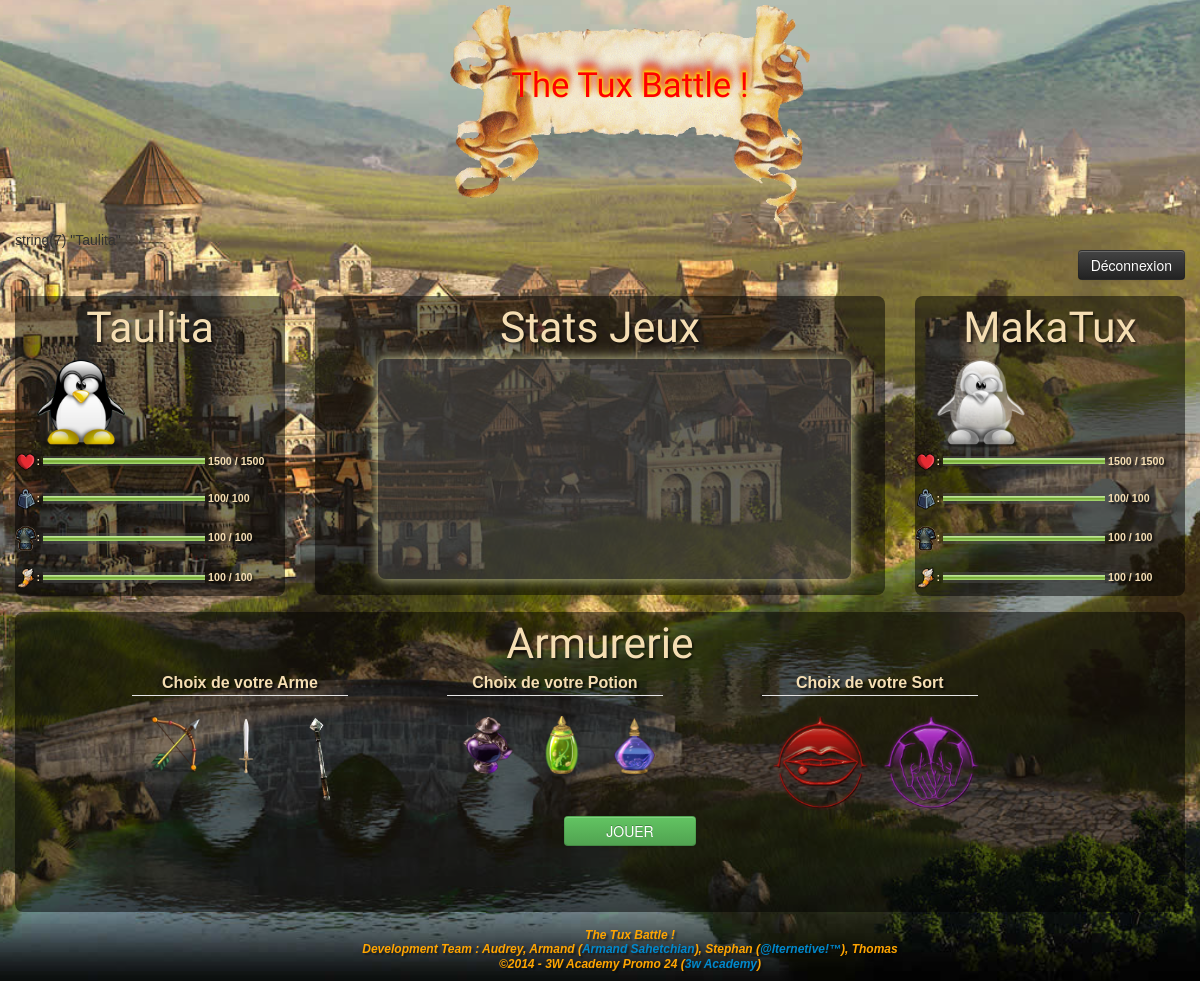
The app's page / (signed in), older data.
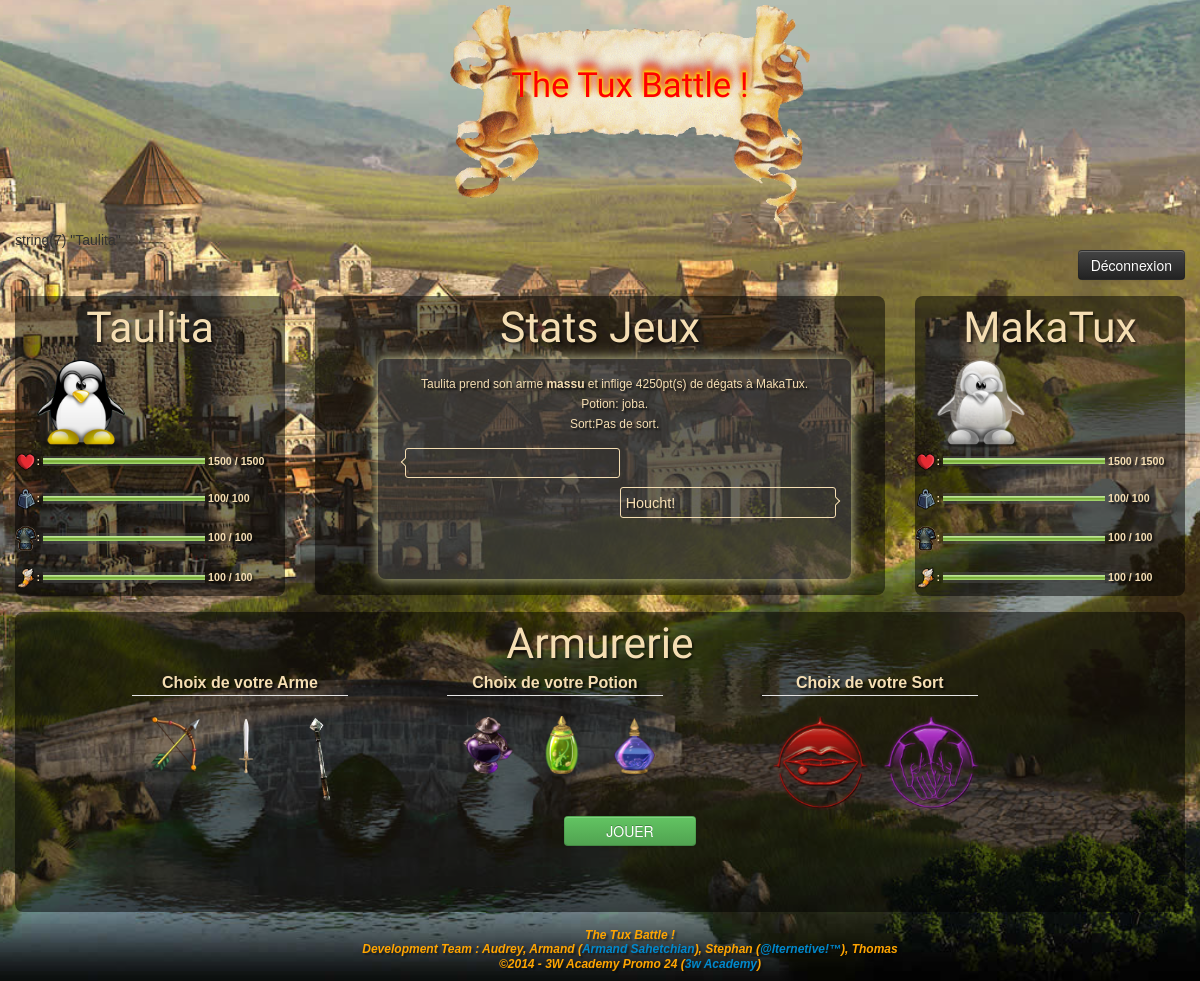
The same page, newer data.
### tables this page shows
CREATE TABLE IF NOT EXISTS `t_joueur` (
  `id` int(11) NOT NULL AUTO_INCREMENT,
  `nom` varchar(30) NOT NULL,
  `arme` varchar(32) NOT NULL,
  `email` varchar(256) NOT NULL,
  `password` varchar(50) NOT NULL,
  `avatar` int(11) NOT NULL,
  `defaite` int(11) NOT NULL,
  `victoire` int(11) NOT NULL,
  `pv` int(11) NOT NULL,
  `armure` smallint(5) NOT NULL,
  `strength` smallint(5) NOT NULL,
  `agility` smallint(5) NOT NULL,
  `bouclier` tinyint(1) NOT NULL,
  PRIMARY KEY (`id`),
  UNIQUE KEY `nom` (`nom`)
);

CREATE TABLE IF NOT EXISTS `t_weapon` (
  `id_weapon` int(11) NOT NULL DEFAULT '0',
  `type` varchar(30) NOT NULL,
  `nom` varchar(50) NOT NULL,
  `agility` smallint(5) NOT NULL,
  `puissance` smallint(5) NOT NULL,
  `pv` smallint(5) NOT NULL,
  `protection` tinyint(1) NOT NULL,
  `rando` tinyint(1) NOT NULL,
  `harakiri` tinyint(1) NOT NULL,
  `megadegat` tinyint(1) NOT NULL,
  `class` varchar(12) NOT NULL,
  PRIMARY KEY (`id_weapon`)
);

CREATE TABLE IF NOT EXISTS `t_histo` (
  `id` int(11) NOT NULL AUTO_INCREMENT,
  `game` int(11) NOT NULL,
  `id1` int(11) NOT NULL,
  `arme1` varchar(32) NOT NULL,
  `potion1` varchar(32) NOT NULL,
  `sort1` varchar(32) NOT NULL,
  `armure1` varchar(32) NOT NULL,
  `message1` varchar(50) NOT NULL,
  `id2` int(11) NOT NULL,
  `message2` varchar(50) NOT NULL,
  `nom1` varchar(32) NOT NULL,
  `nom2` varchar(32) NOT NULL,
  `damage` int(11) NOT NULL,
  PRIMARY KEY (`id`)
);

### apps/skel.php (called while the page is built)
<?php
require("views/skel.phtml");
?>

### index.php (called while the page is built, shortened)
<?php
	require("sources/confphp/parametres.conf.php");
	require("apps/skel.php");
?>

### apps/header.php (called while the page is built)
<?php
require('views/header.phtml');
?>

### sources/confphp/parametres.conf.php (called while the page is built, shortened)
<?php
	$titre_application      = "The Tux Battle !";
	$developpeur1           = "Audrey";
	$developpeur2           = "Armand";
	$developpeur2_site      = "www.armand-sahetchian.fr";
	$developpeur2_site_name = "Armand Sahetchian";
	$developpeur3           = "Stephan";
	$developpeur3_site      = "www.alternetive.fr";
	$developpeur3_site_name = "@lternetive!&trade;";
	$developpeur4           = "Thomas";
	$compagnie_name         = "3W Academy";
	$compagnie_site         = "www.3wa.fr";
	$compagnie_site_name    = "3w Academy";
	$compagnie_promo        = "3W Academy Promo 24";
?>

### apps/content.php (called while the page is built, shortened)
<?php
$joueur=mysqli_real_escape_string($db, $_SESSION['joueur']);
var_dump($joueur);
require("views/content.phtml");
?>

### apps/player.left.php (called while the page is built)
<?php
$req = "SELECT * FROM t_joueur
		WHERE nom = '".$_SESSION['joueur']."'";
$res = mysqli_query($db,$req);
$data = mysqli_fetch_assoc($res);
require("views/player.left.phtml");
?>

### apps/player.right.php (called while the page is built)
<?php
$req = "SELECT * FROM t_joueur
		WHERE id =1 ";
$res = mysqli_query($db,$req);
$data = mysqli_fetch_assoc($res);
require("views/player.right.phtml");
?>

### apps/playerTurn.php (called while the page is built)
<?php
require("views/playerTurn.phtml");
?>

### apps/footer.php (called while the page is built)
<?php
require('views/footer.phtml');
?>

### views/armes.phtml (the view, shortened to what this page needs)
<li class="span4">
	<label for="f_<?=$weapon['nom']?>">
		<img class="pictogramme <?=$weapon['class']?>" src="sources/img/arme/<?=$weapon['nom']?>.png" alt="<?=$weapon['nom']?>">
	</label>
</li>

### views/skel.phtml (shortened to what this page needs)
<!DOCTYPE html>
<html lang="en">
	<head>
		<link rel="stylesheet" href="sources/css/reset.css">
	    <link rel="stylesheet" href="sources/css/bootstrap.css">
	    <link rel="stylesheet" href="sources/css/bootstrap-responsive.css">
	    <link rel="stylesheet" href="sources/css/animate.css">
	    <link rel="stylesheet" href="sources/css/font-awesome.css">
		<link rel="stylesheet" href="sources/css/tux_battle_style.css">
		<link rel="stylesheet" href="sources/css/customize_bootstrap.css">
  	</head>
 	<body>
  		<div class="content">
		    <header class='container'>
		      <?php require('apps/header.php'); ?>
			</header>
		    <section class='container'>
		      <?php require('apps/'.$page.'.php'); ?>
			</section>
		    <footer class="container">
		      <?php require('apps/footer.php'); ?>
			</footer>
	  	</div>
	</body>
</html>

### views/header.phtml
<div id="container" class="container">
	<div class="span12">
		<h1 class="titre"><?= $titre_application; ?></h1>
	</div>
</div>

### apps/user.login.php (shortened to what this page needs)
<?php
if(isset($_SESSION['joueur']))
{
	$req="INSERT INTO t_game(name1,name2) VALUES('".$_SESSION['joueur']."','computer')";
	mysqli_query($db, $req);
	require("apps/content.php");
}

### views/content.phtml
<div id="container" class="container">
	<div class="row">
		<form action="index.php?page=content" method="POST">
			<button class='btn btn-inverse pull-right' type='submit' name='logout'>D&eacute;connexion</button>
		</form>
	</div>
	<div id="application" class="row-fluid divcontainer">
		<div id="player1" class="span3 playerleft">
			<?php require("apps/player.left.php"); ?>
		</div>
		<div id="statsgame" class="span6">
			<h2 class="modules">Stats Jeux</h2>
			<div class="span10 offset1 gamestats">
				<?php require("apps/game.php"); ?>
			</div>
		</div>
		<div id="player2" class="span3 playerright">
			<?php require("apps/player.right.php"); ?>
		</div>
	</div>
	<div id="application" class="row-fluid divcontainer">
		<div id="equipements" class="span12 equipement">
			<h2 class="modules">Armurerie</h2>
			<?php require("apps/".$section.".php"); ?>
		</div>
	</div>
</div>

### views/player.left.phtml (shortened to what this page needs)
<h2 class="modules"><?=$_SESSION['joueur']?></h2>
<div class="row-fluid">
	<div class="span6">
		<img src="sources/img/tux/<?=$data['arme']?>.png"/>
	</div>
	<div class="equipmentmodule" class="span6">
		<p class="selectedweapon1"></p> <br/>
		<p class="selectedpotion1"></p> <br/>
	</div>
</div>
<div class="stats" id="stats_player1">
	<p title="Health Points">
		<img src="sources/img/etat/pv.png" class="statusbar" class="hpbar"/>:
		<meter value="<?= $data['pv'] ?>" min="0" max="1000" low="200" high="750" optimum="1000">
		</meter>
		<?= $data['pv']?> / 1500
	</p>
	<p title="Stamina">
		<img src="sources/img/etat/force.png" class="statusbar" class="staminabar"/>:
		<meter value="<?= $data['strength'] ?>" min="0" max="100" low="20" high="75" optimum="100">
		</meter>
		<?= $data['strength'] ?>/ 100
	</p>
	<p title="Armor">
		<img src="sources/img/etat/armor.png" class="statusbar" class="armorbar"/>:
		<meter value="<?= $data['armure'] ?>" min="0" max="100" low="20" high="75" optimum="100">
		</meter>
		<?= $data['armure'] ?> / 100
	</p>
	<p title="Agility">
		<img src="sources/img/etat/agilite.png" class="statusbar" class="agilitybar"/>:
		<meter value="<?= $data['agility'] ?>" min="0" max="100" low="20" high="75" optimum="100">
		</meter>
		<?= $data['agility'] ?> / 100
	</p>
</div>

### views/player.right.phtml (shortened to what this page needs)
<h2 class="modules"><?= $data['nom']?></h2>
<div class="row-fluid">
	<div class="span6">
		<img src="sources/img/enemy/<?= $data['arme']?>.png"/>
	</div>
</div>
<div class="stats" id="stats_player2">
	<p title="Health Points">
		<img src="sources/img/etat/pv.png" class="statusbar" class="hpbar"/>:
		<meter value="<?= $data['pv'] ?>" min="0" max="1000" low="200" high="750" optimum="1000">
		</meter>
		<?= $data['pv']?> / 1500
	</p>
	<p title="Stamina">
		<img src="sources/img/etat/force.png" class="statusbar" class="staminabar"/>:
		<meter value="<?= $data['strength'] ?>" min="0" max="100" low="20" high="75" optimum="100">
		</meter>
		<?= $data['strength'] ?>/ 100
	</p>
	<p title="Armor">
		<img src="sources/img/etat/armor.png" class="statusbar" class="armorbar"/>:
		<meter value="<?= $data['armure'] ?>" min="0" max="100" low="20" high="75" optimum="100">
		</meter>
		<?= $data['armure'] ?> / 100
	</p>
	<p title="Agility">
		<img src="sources/img/etat/agilite.png" class="statusbar" class="agilitybar"/>:
		<meter value="<?= $data['agility'] ?>" min="0" max="100" low="20" high="75" optimum="100">
		</meter>
		<?= $data['agility'] ?> / 100
	</p>
</div>

### views/playerTurn.phtml
<form action="index.php?page=content" method="POST">
	<div class="row">
		<div class="container span3">
			<legend>Choix de votre Arme </legend>
			<ul class="inline unstyled arme">
				<?php require('apps/armes.php'); ?>
			</ul>
		</div>
		<div class="container span3">
			<legend>Choix de votre Potion</legend>
			<ul class="inline unstyled potion">
				<?php require('apps/potion.php'); ?>
			</ul>
		</div>
		<div class="container span3">
			<legend>Choix de votre Sort</legend>
			<ul class="inline unstyled sort">
				<?php require('apps/sort.php'); ?>
			</ul>
		</div>
	</div>
	<div class="span6 offset3 play">
		<input class="span3 btn btn-success" type="submit" name='play' value='JOUER'>
	</div>
</form>

### apps/armes.php
<?php
$res = mysqli_query($db, "SELECT*FROM t_weapon WHERE type='arme'");
while ($weapon = mysqli_fetch_assoc($res))
{
	require('views/armes.phtml');
}
?>

### apps/potion.php
<?php
$res = mysqli_query($db, "SELECT*FROM t_weapon WHERE type='potion'");
while ($weapon = mysqli_fetch_assoc($res))
{
	require('views/potion.phtml');
}
?>

### views/potion.phtml (shortened to what this page needs)
<li class="span4">
	<label for="f_<?=$weapon['nom']?>">
		<img class="pictogramme <?=$weapon['class']?>" src="sources/img/potion/<?=$weapon['nom']?>.png" alt="<?=$weapon['nom']?>">
	</label>
</li>

### apps/sort.php
<?php
$res = mysqli_query($db, "SELECT*FROM t_weapon WHERE type='sort'");
while ($weapon = mysqli_fetch_assoc($res))
{
	require('views/sort.phtml');
}
?>

### views/sort.phtml (shortened to what this page needs)
<li class="span6">
	<label for="f_<?=$weapon['nom']?>">
		<img class="pictogramme <?=$weapon['class']?>" src="sources/img/sort/<?=$weapon['nom']?>.png" alt="<?=$weapon['nom']?>">
	</label>
</li>

### views/footer.phtml
<div id="container" class="container">
	<div class="span12">
		<p class="infosfooter">
			<?=$titre_application?><br />
			Development Team :
				<?=$developpeur1?>,
				<?=$developpeur2?> (<a href="http://<?=$developpeur2_site?>" target="_blank" title="Visitez son site"><?=$developpeur2_site_name?></a>),
				<?=$developpeur3?> (<a href="http://<?=$developpeur3_site?>" target="_blank" title="Visitez son site"><?=$developpeur3_site_name?></a>),
				<?=$developpeur4?><br />
			&copy;2014 - <?=$compagnie_promo?> (<a href="http://<?=$compagnie_site?>" target="_blank" title="Visitez le site de <?=$compagnie_name?> "><?=$compagnie_site_name?></a>)
		</p>
	</div>
</div>

### apps/game.php (shortened to what this page needs)
<?php
$res = mysqli_query($db, "SELECT * from t_histo LEFT JOIN t_game ON idgame = game WHERE idgame = '".$_SESSION["partie"]."' ORDER BY id DESC");
while ($data = mysqli_fetch_assoc($res))
{
	$histo = $data;
	$ligne = $histo['nom1']." prend son arme <strong>".$histo['arme1']."</strong>  et inflige ". $histo['damage']. "pt(s) de dégats à ".$histo['nom2'].". <br>
	Potion: ".$histo['potion1'].". <br>
	Sort:". $histo['sort1'].". ";
	require('views/game.phtml');
}

### views/game.phtml (shortened to what this page needs)
<div class="game">
	<p class="text-center span12"><?=$ligne?><br></p>
	<?php
	if ( $histo['nom1'] == $_SESSION["joueur"] )
	{?>
			<p class="span6 bubble-right"><?=stripslashes($histo['message1'])?></p>
			<p class="pull-right span6 bubble-left"><?=stripslashes($histo['message2'])?></p>
	<?php
	}?>
</div>

### sources/css/tux_battle_style.css (style rules this page uses)
body { background: url("../../sources/img/background.jpg") no-repeat fixed center center / 180% auto #000000; background-color: #000000; font-family: sans-serif; margin: 0; padding: 0; }
h1.titre { color: #FF0000; display: block; font-family: 'Great Vibes',cursive; font-size: 26pt; font-weight: lighter; margin: 5px auto; line-height: 160px; text-align: center; height: 220px; text-shadow: 0 -1px 3px #FFFF00, 0 -4px 5px #FFA500, 0 -7px 7px #FF0000, 0 -11px 12px #8B0000; width: 360px; background: url("../../sources/img/parch2.png") no-repeat center center/100%; }
.divcontainer { margin: 16px 0 16px 0; }
#player1, #player2, #statsgame, #equipements, #formcnx { background-color: rgba(0, 0, 0, 0.5); border-radius: 8px; float: left; }
.infosfooter { color: #FFA500; font-size: 9pt; font-style: italic; font-weight: bold; line-height: 1.2; text-align: center; text-shadow: 2px 2px 2px rgba(0, 0, 0, 0.5); }
.playerleft, .playerright, .gamestats, .equipement, #equipements legend { color: #F5DEB3; font-size: 12pt; font-weight: bold; line-height: 1; text-align: center; text-shadow: 2px 2px 2px rgba(0, 0, 0, 0.8); height: 300px; }
#equipements legend { height: 20px; }
.gamestats { background-color: rgba(80, 80, 80, 0.5); border-radius: 8px; box-shadow: 0 0 13px rgba(255, 255, 192, 0.8); color: #F5DEB3; font-family: sans-serif; font-size: 9pt; font-weight: lighter; height: 220px; margin-bottom: 16px; overflow: auto; padding: 6px; text-align: left; }
h2.titre-form, h2.modules { color: #F5DEB3; font-family: 'Great Vibes', cursive; font-weight: lighter; font-size: 32pt; line-height: 1; text-align: center; text-shadow: 2px 2px 2px rgba(0, 0, 0, 0.5); }
.arme li, .potion li, .sort li { position: relative; }
.pictogramme { margin: 0 6px !important; }
#equipements .row { margin-right: 10%; margin-left: 10%; }
#equipements .container { margin-right: 8%; }
#equipements .container:last-child { margin-right: none; }
.game { height: 200px; padding: 2%; border-bottom:1px solid #F5DEB3; }
.game p { line-height: 20px; }
.bubble-left, .bubble-right { border:1px solid #F5DEB3; border-radius: 3px; -moz-border-radius: 3px; -webkit-border-radius: 3px; padding: 1%; margin-top: 1%; margin-bottom: 1%; position: relative; font-size: 1.2em; -webkit-box-sizing: border-box; -moz-box-sizing: border-box; box-sizing: border-box; }
.bubble-left:before, .bubble-right:before { content:""; height: 5px; width: 5px; background-color:rgb(60, 59, 47); position:absolute; z-index:10; top: 10px; border-top:1px solid #F5DEB3; }
.bubble-left:before { right: -4px; border-right:1px solid #F5DEB3; transform: rotate(45deg); -moz-transform: rotate(45deg); -webkit-transform: rotate(45deg); }
.bubble-right:before { left: -4px; border-left:1px solid #F5DEB3; transform: rotate(-45deg); -moz-transform: rotate(-45deg); -webkit-transform: rotate(-45deg); }
.playerleft img { max-width: 70%; height: auto; margin-bottom: 0px; }
.playerright img { display: inline-block; max-width: 70%; height: auto; margin-bottom: 0px; }
.stats p { margin: 0px 0 0px 0; text-align: left; font-size: 8pt; }
.statusbar { width: 8%; height: auto; }
meter { width: 60%; -moz-appearance: meterbar; background: rgba(80, 80, 80, 0.5); }

Row changes from the older to the newer data that the page shows:
added t_histo: nom1 "Taulita", arme1 "massu", damage "4250", nom2 "MakaTux", potion1 "joba", sort1 "Pas de sort", message2 "Houcht!"
